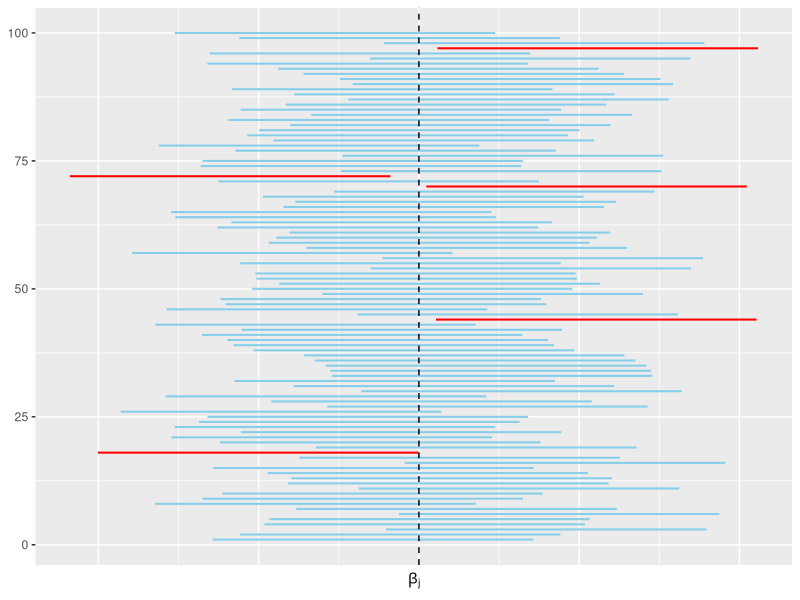

Recreate this plot in R.
## ---- chunk 1
library(ggplot2)
library(dplyr)

set.seed(123)

# Number of confidence intervals
n  <- 100

# Length of the interval
l  <- 2

# Std fro centers such that approximately 95% of the invervals cover zero
sigma <- l / (2 * 1.96)

# Generate centers
centers <- rnorm(n, mean = 0, sd = sigma)

# y-positions just for plotting
yvals <- 1:n

df <- tibble::tibble(
  x_start = centers - l / 2,
  x_end = centers + l / 2,
  y = yvals,
  label = if_else(x_start <= 0 & x_end >= 0, "in", "out")
)

# Check proportion intersecting y-axis
# table(df$label) / n

ggplot(df) +
  geom_segment(aes(x = x_start, xend = x_end, y = y, yend = y, colour = label),
               linewidth = 0.7) +
  geom_vline(xintercept = 0, linetype = "dashed") +
  labs(x = expression(beta[j]), y = NULL) +
  theme(axis.text.x = element_blank(),
        axis.ticks.x=element_blank(),
        legend.position = "none") +
  scale_colour_manual(values = c("in" = "skyblue", "out" = "red"))
  
